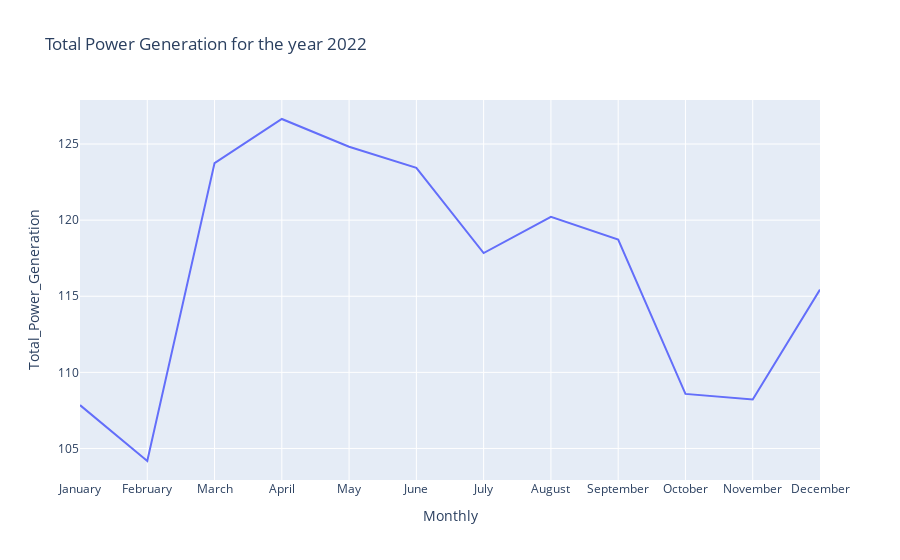

Source (notebook cell):
### Code cell
fig = px.line(year_2022, x='Monthly', y='Total_Power_Generation', title='Total Power Generation for the year 2022')
fig.show()

### Figure 1 — Plotly figure (JSON) as saved in the notebook; plotly's stock layout.template omitted (floating-point values rounded to 4 significant figures)
{"data": [{"hovertemplate": "Monthly=%{x}<br>Total_Power_Generation=%{y}<extra></extra>", "legendgroup": "", "line": {"color": "#636efa", "dash": "solid"}, "marker": {"symbol": "circle"}, "mode": "lines", "name": "", "orientation": "v", "showlegend": false, "type": "scatter", "x": ["January", "February", "March", "April", "May", "June", "July", "August", "September", "October", "November", "December"], "xaxis": "x", "y": [107.8, 104.2, 123.8, 126.6, 124.8, 123.4, 117.8, 120.2, 118.7, 108.6, 108.2, 115.4], "yaxis": "y"}], "layout": {"legend": {"tracegroupgap": 0}, "title": {"text": "Total Power Generation for the year 2022"}, "xaxis": {"anchor": "y", "domain": [0, 1], "title": {"text": "Monthly"}}, "yaxis": {"anchor": "x", "domain": [0, 1], "title": {"text": "Total_Power_Generation"}}}}
